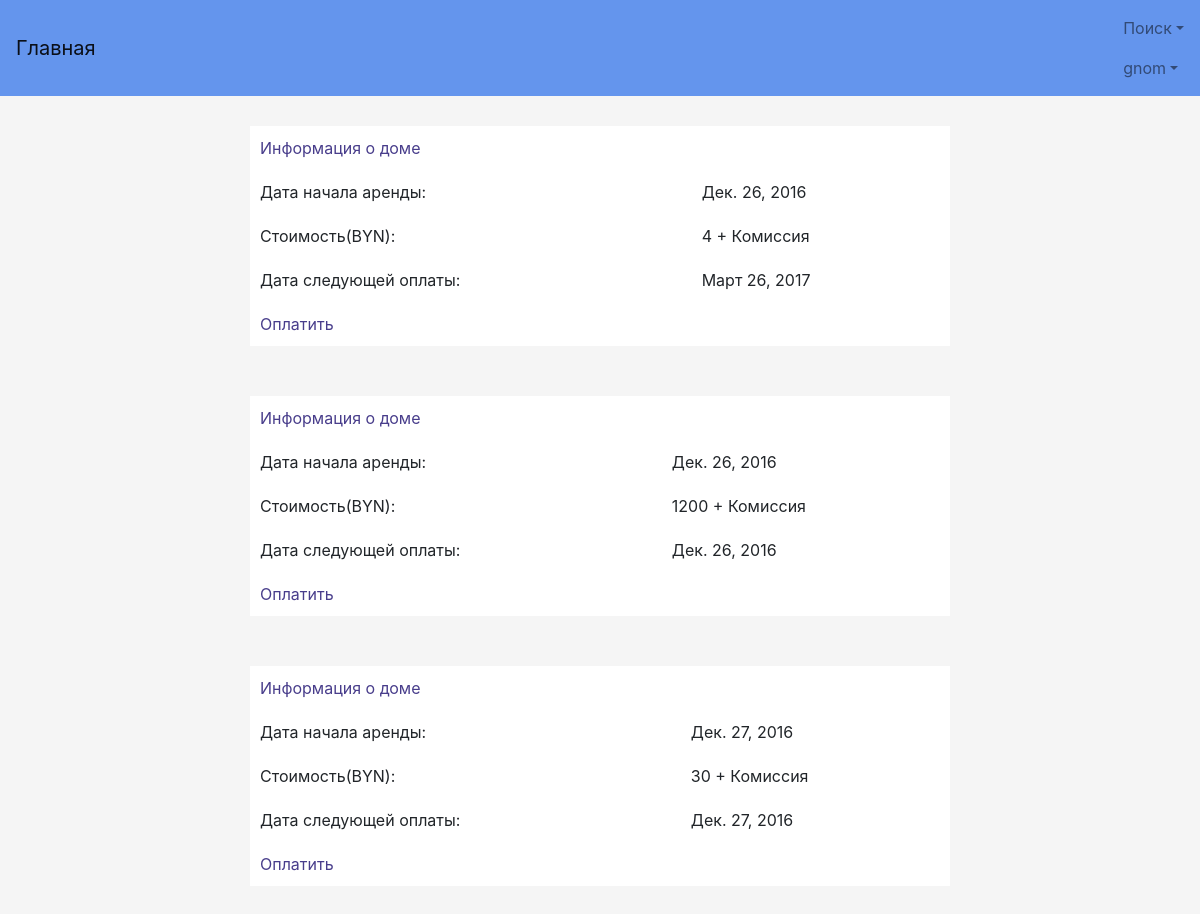
The app's page /profile/allrentsrenter (signed in), older data.
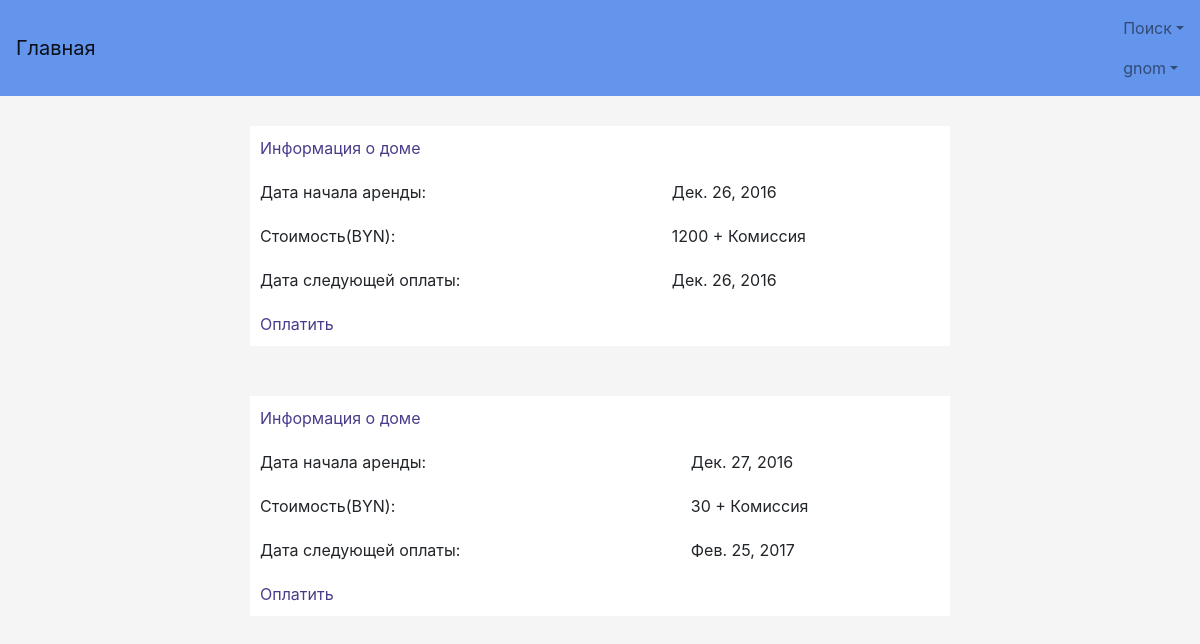
The same page, newer data.
### TOFI/models.py (models this page shows)
class DoneRent(models.Model):
    id_house = models.ForeignKey(Rent, on_delete=models.CASCADE)
    id_user_owner = models.ForeignKey(MyUser, on_delete=models.CASCADE)
    id_user_renter = models.IntegerField()
    fine = models.FloatField(default=0)
    date_rent = models.DateField(default=None)
    payed_until_time = models.FloatField(default=0)
    cost = models.CharField(max_length=50)  # Цена одной платы
    next_payment_date = models.DateField(default=None)

### user_profile/views.py (the view)
# urls.py: url(r'allrentsrenter', views.all_rents_renter, name='AllRentsRenter'),
def all_rents_renter(request):
    if request.user.is_anonymous or not request.user.is_active:
        return HttpResponseRedirect("/login")
    id_user = request.user.id
    my_rents = models.DoneRent.objects.all().filter(id_user_renter=id_user)
    return render(request, 'Profile/AllRentsRenter.html', {'my_rents': my_rents})

### TOFI/templates/Profile/AllRentsRenter.html (shortened to what this page needs)
{% extends "base.html" %}
{% block content %}
        {% if my_rents %}
            {% for rent in my_rents %}
                <table class="center">
                    <tr class="padding">
                        <td class="padding">
                            <a href="aboutHouse/{{ rent.id_house}}">Информация о доме</a>
                        </td>
                    </tr>
                    <tr>
                        <td class="padding">Дата начала аренды:</td>
                        <td class="padding">{{ rent.date_rent }}</td>
                    </tr>
                    <tr>
                        <td class="padding">Стоимость(BYN):</td>
                        <td class="padding">{{ rent.cost }} + Комиссия</td>
                    </tr>
                    <tr>
                        <td class="padding">Дата следующей оплаты:</td>
                        <td class="padding">{{ rent.next_payment_date }}</td>
                    </tr>
                    <tr class="padding">
                        <td class="padding">
                            <a href="choose_payment/{{ rent.id }}">Оплатить</a>
                        </td>
                    </tr>
                </table>
            {% endfor %}
        {% endif %}
{% endblock %}

Row changes from the older to the newer data that the page shows:
removed DoneRent: date_rent "Дек. 26, 2016", cost "4", next_payment_date "Март 26, 2017"
changed DoneRent: next_payment_date "Дек. 27, 2016" → "Фев. 25, 2017"
